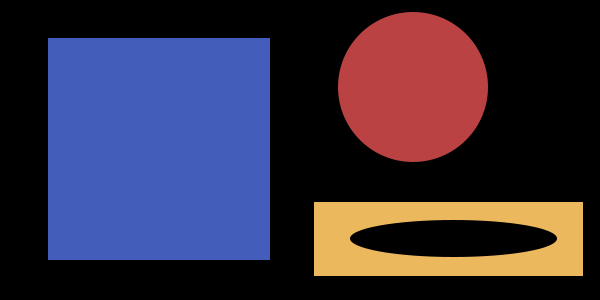
#> input picture pyimagesearch gurus/Module 1/img/basic_shapes.png, 600 x 300 px
$ python adaptive_thresholding.py --image ../img/basic_shapes.png
#> lines starting #> are read from the running program, lines starting #| are printed output that depends on the picture; after the words box and inside, x2 and y2 are one past the last pixel; in counts of white or black regions, pixels touching at a corner belong together
# import the necessary packages
from skimage.filters import threshold_local
import argparse
import cv2

# construct the argument parser and parse the arguments
ap = argparse.ArgumentParser()
ap.add_argument("-i", "--image", required=True, help="Path to the image")
args = vars(ap.parse_args())

# load the image, convert it to grayscale, and blur it slightly
image = cv2.imread(args["image"])
#> image is the input picture: shape (300, 600, 3); mean B, G, R 64.6, 46.4, 54.5
gray = cv2.cvtColor(image, cv2.COLOR_BGR2GRAY)
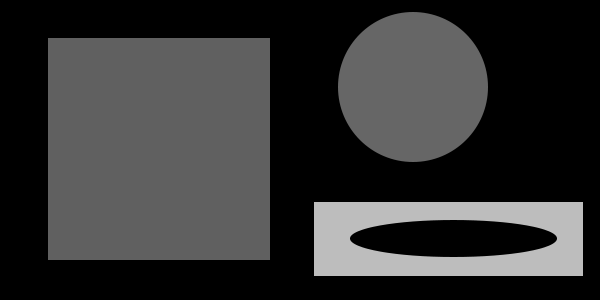
#> gray: shape (300, 600); min 0, max 189, mean 50.9
blurred = cv2.GaussianBlur(gray, (5, 5), 0)
cv2.imshow("Image", image)

# instead of manually specifying the threshold value, we can use adaptive
# thresholding to examine neighborhoods of pixels and adaptively threshold
# each neighborhood -- in this example, we'll calculate the mean value
# of the neighborhood area of 25 pixels and threshold based on that value;
# finally, our constant C is subtracted from the mean calculation (in this
# case 15). constant C simply lets us fine tune our threshold value.
thresh = cv2.adaptiveThreshold(blurred, 255,
                               cv2.ADAPTIVE_THRESH_MEAN_C, cv2.THRESH_BINARY_INV, 25, 15)
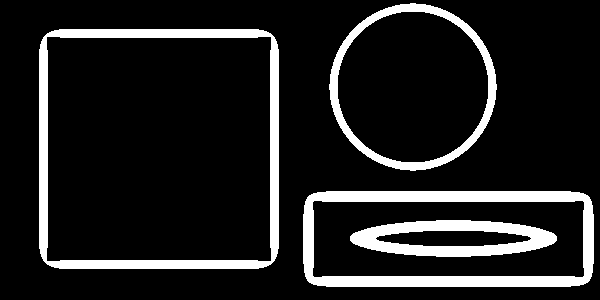
#> thresh: shape (300, 600); 13% white; 4 white regions, box (x1, y1, x2, y2) and area: (39, 29, 279, 269) 7784, (303, 191, 594, 287) 7578, (350, 220, 557, 257) 4150, (329, 3, 497, 171) 3896
cv2.imshow("OpenCV Mean Thresh", thresh)

# scikit-image adaptive thresholding
T = threshold_local(blurred, 29, offset=5, method= "gaussian")
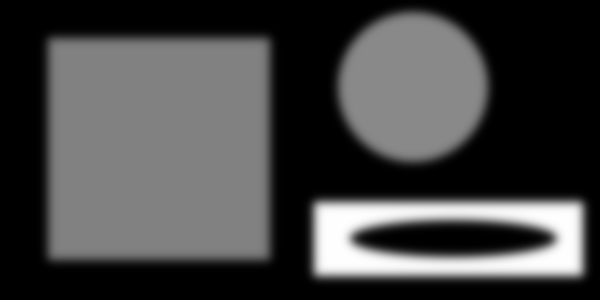
#> T: shape (300, 600) float64; min -5, max 184, mean 45.9; drawn with min black and max white
thresh = (blurred < T).astype('uint8') * 255
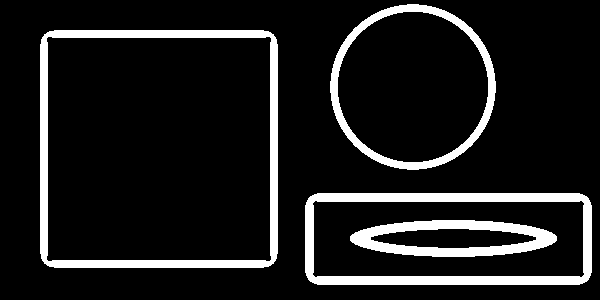
#> thresh: shape (300, 600); 11.6% white; 4 white regions, box (x1, y1, x2, y2) and area: (40, 30, 278, 268) 7104, (305, 193, 592, 285) 6282, (330, 4, 496, 170) 3752, (350, 220, 557, 257) 3712
cv2.imshow("scikit image Mean Thresh", thresh)
cv2.waitKey(0)

$ run again, on pyimagesearch gurus/Module 1/img/circles_and_squares.png
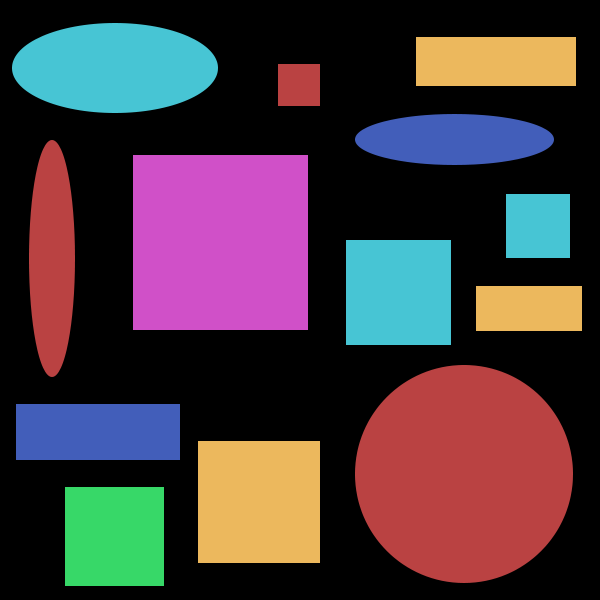
#> input picture pyimagesearch gurus/Module 1/img/circles_and_squares.png, 600 x 600 px
#> image is the input picture: shape (600, 600, 3); mean B, G, R 62, 56.2, 70.8
#> `T = threshold_local(blurred, 29, offset=5, method= "gaussian")`:
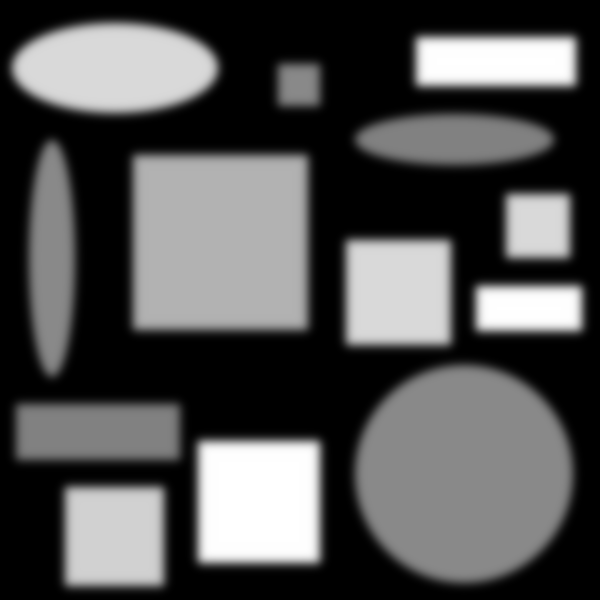
#> T: shape (600, 600) float64; min -5, max 184, mean 56.2; drawn with min black and max white
#> `thresh = (blurred < T).astype('uint8') * 255`:
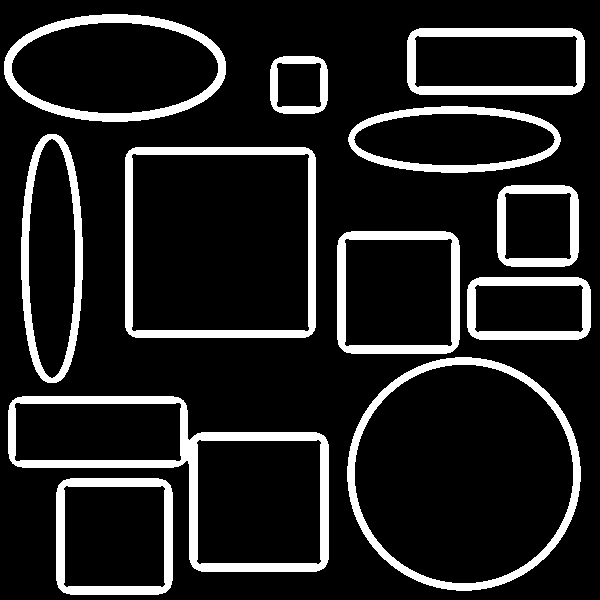
#> thresh: shape (600, 600); 13.5% white; 12 white regions, largest, box (x1, y1, x2, y2) and area: (8, 396, 329, 572) 8065, (125, 147, 316, 338) 5680, (347, 357, 581, 591) 5417
